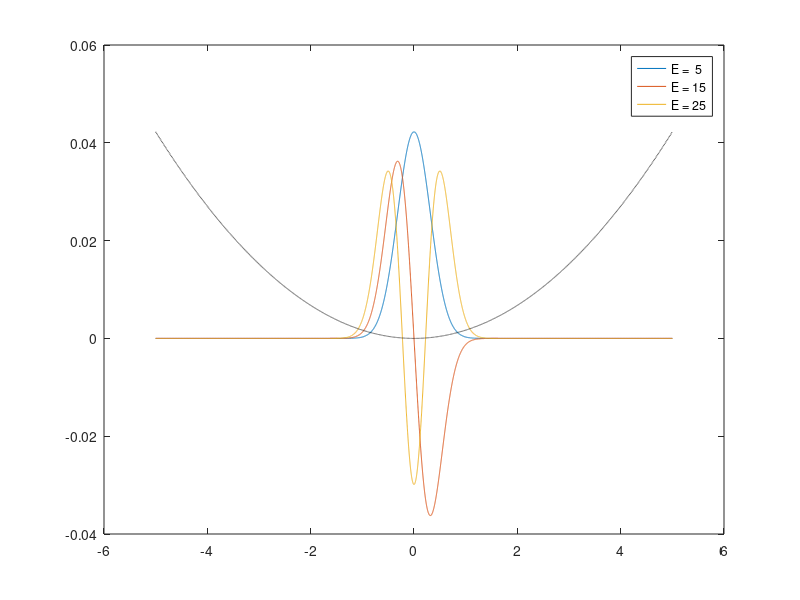

The MATLAB source for this figure:
%**************************************************
%**************
% Program 4: Find several lowest eigenmodes V(x) and
% eigenenergies E of 1D Schrodinger equation
%         -1/2*hbar^2/m(d2/dx2)V(x) + U(x)V(x) = EV(x)
% for arbitrary potentials U(x)
%**************************************************
%**************
% Parameters for solving problem in the interval -L < x < L
% PARAMETERS:
L = 5;                      % Interval Length
N = 10000;                   % No of points
x = linspace(-L,L,N)';      % Coordinate vector
dx = x(2) - x(1);           % Coordinate step
% POTENTIAL, choose one or make your own
U = 1/2*100*x.^(2);    % quadratic harmonic oscillator potential
%U = 1/2*x.^(4);       % quartic potential
% Finite square well of width 2w and depth given
%w = L/50;
%U = -500*(heaviside(x+w)-heaviside(x-w));
% Two finite square wells of width 2w and distance 2a apart
%w = L/50; a=3*w;
%U = -200*(heaviside(x+w-a) - heaviside(x-w-a) ...
%              + heaviside(x+w+a) - heaviside(x-w+a));
% Three-point finite-difference representation of Laplacian
% using sparse matrices, where you save memory by only
% storing non-zero matrix elements
e = ones(N,1); Lap = spdiags([e -2*e e],[-1 0 1],N,N)/dx^2;
% Total Hamiltonian
hbar = 1; m = 1;      % constants for Hamiltonian
H = -1/2*(hbar^2/m)*Lap + spdiags(U,0,N,N);
% Find lowest nmodes eigenvectors and eigenvalues of sparse matrix
nmodes = 3; options.disp = 0;options.maxit = 10000;options.tol=1e-10;
[V,E] = eigs(H,nmodes,'sa',options);   % find eigs
[E,ind] = sort(diag(E));% convert E to vector and sort low to high
V = V(:,ind);           % rearrange corresponding eigenvectors
% Generate plot of lowest energy eigenvectors V(x) and U(x)
Usc = U*max(abs(V(:)))/max(abs(U));       % rescale U for plotting
plot(x,V,x,Usc,'--k');          % plot V(x) and rescaled U(x)
% Add legend showing Energy of plotted V(x)
lgnd_str = [repmat('E = ',nmodes,1),num2str(E)];
legend(lgnd_str)                % place lengend string on plot
shg